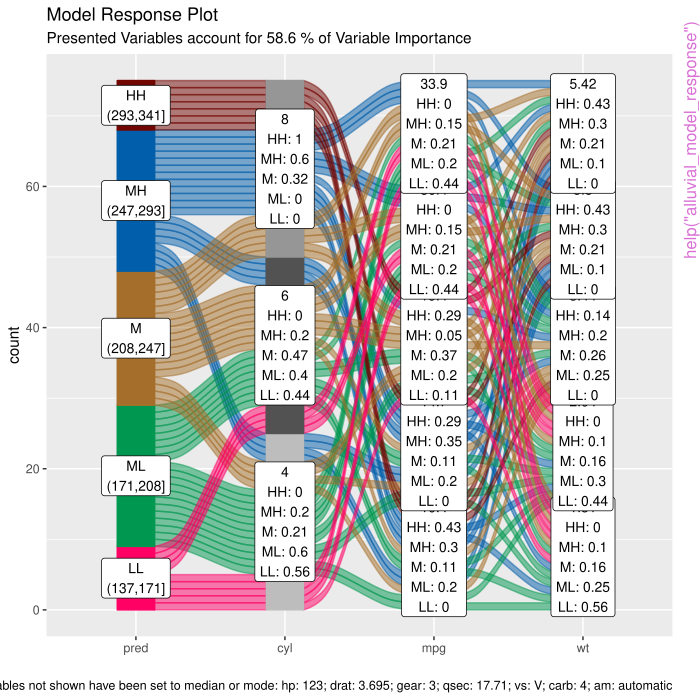

R code for this plot:
pkgname <- "easyalluvial"
source(file.path(R.home("share"), "R", "examples-header.R"))
options(warn = 1)
library('easyalluvial')

base::assign(".oldSearch", base::search(), pos = 'CheckExEnv')
base::assign(".old_wd", base::getwd(), pos = 'CheckExEnv')
cleanEx()
nameEx("add_imp_plot")
### * add_imp_plot

flush(stderr()); flush(stdout())

### Name: add_imp_plot
### Title: add bar plot of important features to model response alluvial
###   plot
### Aliases: add_imp_plot

### ** Examples

## Not run: 
##D df = mtcars2[, ! names(mtcars2) %in% 'ids' ]
##D 
##D train = caret::train( disp ~ .
##D                      , df
##D                      , method = 'rf'
##D                      , trControl = caret::trainControl( method = 'none' )
##D                      , importance = TRUE )
##D 
##D pred_train = caret::predict.train(train, df)
##D 
##D p = alluvial_model_response_caret(train, degree = 4, pred_train = pred_train)
##D 
##D p_grid = add_marginal_histograms(p, data_input = df)
##D 
##D p_grid = add_imp_plot(p_grid, p, data_input = df)
## End(Not run)



cleanEx()
nameEx("add_marginal_histograms")
### * add_marginal_histograms

flush(stderr()); flush(stdout())

### Name: add_marginal_histograms
### Title: add marginal histograms to alluvial plot
### Aliases: add_marginal_histograms

### ** Examples

## Not run: 
##D p = alluvial_wide(mtcars2, max_variables = 3)
##D p_grid = add_marginal_histograms(p, mtcars2)
## End(Not run)



cleanEx()
nameEx("alluvial_long")
### * alluvial_long

flush(stderr()); flush(stdout())

### Name: alluvial_long
### Title: alluvial plot of data in long format
### Aliases: alluvial_long

### ** Examples


## Not run: 
##D  data = quarterly_flights
##D 
##D  alluvial_long( data, key = qu, value = mean_arr_delay, id = tailnum, fill_by = 'last_variable' )
##D 
##D  # more flow coloring variants ------------------------------------
##D 
##D  alluvial_long( data, key = qu, value = mean_arr_delay, id = tailnum, fill_by = 'first_variable' )
##D  alluvial_long( data, key = qu, value = mean_arr_delay, id = tailnum, fill_by = 'all_flows' )
##D  alluvial_long( data, key = qu, value = mean_arr_delay, id = tailnum, fill_by = 'value' )
##D 
##D  # color by additional variable carrier ---------------------------
##D 
##D  alluvial_long( data, key = qu, value = mean_arr_delay, fill = carrier, id = tailnum )
##D 
##D  # use same color coding for flows and y levels -------------------
##D 
##D  palette = c('green3', 'tomato')
##D 
##D  alluvial_long( data, qu, mean_arr_delay, tailnum, fill_by = 'value'
##D                 , col_vector_flow = palette
##D                 , col_vector_value = palette )
##D 
##D 
##D  # reorder levels ------------------------------------------------
##D 
##D  alluvial_long( data, qu, mean_arr_delay, tailnum, fill_by = 'first_variable'
##D                , order_levels_value = c('on_time', 'late') )
##D 
##D  alluvial_long( data, qu, mean_arr_delay, tailnum, fill_by = 'first_variable'
##D                , order_levels_key = c('Q4', 'Q3', 'Q2', 'Q1') )
##D 
##D require(dplyr)
##D require(magrittr)
##D 
##D  order_by_carrier_size = data %>%
##D    group_by(carrier) %>%
##D    count() %>%
##D    arrange( desc(n) ) %>%
##D    .[['carrier']]
##D 
##D  alluvial_long( data, qu, mean_arr_delay, tailnum, carrier
##D                 , order_levels_fill = order_by_carrier_size )
##D 
## End(Not run)



cleanEx()
nameEx("alluvial_model_response")
### * alluvial_model_response

flush(stderr()); flush(stdout())

### Name: alluvial_model_response
### Title: create model response plot
### Aliases: alluvial_model_response

### ** Examples

df = mtcars2[, ! names(mtcars2) %in% 'ids' ]
m = randomForest::randomForest( disp ~ ., df)
imp = m$importance
dspace = get_data_space(df, imp, degree = 3)
pred = predict(m, newdata = dspace)
alluvial_model_response(pred, dspace, imp, degree = 3)

# partial dependency plotting method
## Not run: 
##D  pred = get_pdp_predictions(df, imp
##D                             , .f_predict = randomForest:::predict.randomForest
##D                             , m
##D                             , degree = 3
##D                             , bins = 5)
##D 
##D 
##D  alluvial_model_response(pred, dspace, imp, degree = 3, method = 'pdp')
##D  
## End(Not run)



cleanEx()
nameEx("alluvial_model_response_caret")
### * alluvial_model_response_caret

flush(stderr()); flush(stdout())

### Name: alluvial_model_response_caret
### Title: create model response plot for caret models
### Aliases: alluvial_model_response_caret

### ** Examples


if(check_pkg_installed("caret", raise_error = FALSE)) {
  df = mtcars2[, ! names(mtcars2) %in% 'ids' ]

  train = caret::train( disp ~ .,
                        df,
                        method = 'rf',
                        trControl = caret::trainControl( method = 'none' ),
                        importance = TRUE )

  alluvial_model_response_caret(train, df, degree = 3)
}
# partial dependency plotting method
## Not run: 
##D future::plan("multisession")
##D alluvial_model_response_caret(train, df, degree = 3, method = 'pdp', parallel = TRUE)
##D  
## End(Not run)



cleanEx()
nameEx("alluvial_model_response_parsnip")
### * alluvial_model_response_parsnip

flush(stderr()); flush(stdout())

### Name: alluvial_model_response_parsnip
### Title: create model response plot for parsnip models
### Aliases: alluvial_model_response_parsnip

### ** Examples


if(check_pkg_installed("parsnip", raise_error = FALSE)) {
  df = mtcars2[, ! names(mtcars2) %in% 'ids' ]

  m = parsnip::rand_forest(mode = "regression") %>%
     parsnip::set_engine("randomForest") %>%
     parsnip::fit(disp ~ ., data = df)

  alluvial_model_response_parsnip(m, df, degree = 3)
}
## Not run: 
##D # workflow --------------------------------- 
##D m <- parsnip::rand_forest(mode = "regression") %>%
##D   parsnip::set_engine("randomForest")
##D 
##D rec_prep = recipes::recipe(disp ~ ., df) %>%
##D   recipes::prep()
##D 
##D wf <- workflows::workflow() %>%
##D   workflows::add_model(m) %>%
##D   workflows::add_recipe(rec_prep) %>%
##D   parsnip::fit(df)
##D 
##D alluvial_model_response_parsnip(wf, df, degree = 3)
##D 
##D # partial dependence plotting method -----
##D future::plan("multisession")
##D alluvial_model_response_parsnip(m, df, degree = 3, method = 'pdp', parallel = TRUE)
## End(Not run)



cleanEx()
nameEx("alluvial_wide")
### * alluvial_wide

flush(stderr()); flush(stdout())

### Name: alluvial_wide
### Title: alluvial plot of data in wide format
### Aliases: alluvial_wide

### ** Examples

## Not run: 
##D alluvial_wide( data = mtcars2, id = ids
##D                 , max_variables = 3
##D                 , fill_by = 'first_variable' )#'
##D # more coloring variants----------------------
##D alluvial_wide( data = mtcars2, id = ids
##D                 , max_variables = 5
##D                 , fill_by = 'last_variable' )
##D 
##D alluvial_wide( data = mtcars2, id = ids
##D                 , max_variables = 5
##D                 , fill_by = 'all_flows' )
##D 
##D alluvial_wide( data = mtcars2, id = ids
##D                 , max_variables = 5
##D                 , fill_by = 'first_variable' )
##D 
##D # manually order variable values and colour by stratum value
##D 
##D alluvial_wide( data = mtcars2, id = ids
##D                  , max_variables = 5
##D                  , fill_by = 'values'
##D                  , order_levels = c('4', '8', '6') )
## End(Not run)



cleanEx()
nameEx("check_pkg_installed")
### * check_pkg_installed

flush(stderr()); flush(stdout())

### Name: check_pkg_installed
### Title: check if package is installed
### Aliases: check_pkg_installed

### ** Examples

check_pkg_installed("easyalluvial")



cleanEx()
nameEx("get_data_space")
### * get_data_space

flush(stderr()); flush(stdout())

### Name: get_data_space
### Title: calculate data space
### Aliases: get_data_space

### ** Examples

df = mtcars2[, ! names(mtcars2) %in% 'ids' ]
m = randomForest::randomForest( disp ~ ., df)
imp = m$importance
dspace = get_data_space(df, imp)



cleanEx()
nameEx("get_pdp_predictions")
### * get_pdp_predictions

flush(stderr()); flush(stdout())

### Name: get_pdp_predictions
### Title: get predictions compatible with the partial dependence plotting
###   method
### Aliases: get_pdp_predictions

### ** Examples

 df = mtcars2[, ! names(mtcars2) %in% 'ids' ]
 m = randomForest::randomForest( disp ~ ., df)
 imp = m$importance

 pred = get_pdp_predictions(df, imp
                            , m
                            , degree = 3
                            , bins = 5)

# parallel processing --------------------------
## Not run: 
##D  future::plan("multisession")
##D  
##D  # note that we have to pass the predict method via .f_predict otherwise
##D  # it will not be available in the worker's environment.
##D  
##D  pred = get_pdp_predictions(df, imp
##D                             , m
##D                             , degree = 3
##D                             , bins = 5,
##D                             , parallel = TRUE
##D                             , .f_predict = randomForest:::predict.randomForest)
## End(Not run)



cleanEx()
nameEx("manip_bin_numerics")
### * manip_bin_numerics

flush(stderr()); flush(stdout())

### Name: manip_bin_numerics
### Title: bin numerical columns
### Aliases: manip_bin_numerics

### ** Examples

summary( mtcars2 )
summary( manip_bin_numerics(mtcars2) )
summary( manip_bin_numerics(mtcars2, bin_labels = 'mean'))
summary( manip_bin_numerics(mtcars2, bin_labels = 'cuts'
  , scale = FALSE, center = FALSE, transform = FALSE))



cleanEx()
nameEx("manip_factor_2_numeric")
### * manip_factor_2_numeric

flush(stderr()); flush(stdout())

### Name: manip_factor_2_numeric
### Title: converts factor to numeric preserving numeric levels and order
###   in character levels.
### Aliases: manip_factor_2_numeric

### ** Examples

fac_num = factor( c(1,3,8) )
fac_chr = factor( c('foo','bar') )
fac_chr_ordered = factor( c('a','b','c'), ordered = TRUE )

manip_factor_2_numeric( fac_num )
manip_factor_2_numeric( fac_chr )
manip_factor_2_numeric( fac_chr_ordered )
# does not work for decimal numbers
manip_factor_2_numeric(factor(c("A12", "B55", "10e4")))
manip_factor_2_numeric(factor(c("1.56", "4.56", "8.4")))



cleanEx()
nameEx("palette_filter")
### * palette_filter

flush(stderr()); flush(stdout())

### Name: palette_filter
### Title: color filters for any vector of hex color values
### Aliases: palette_filter

### ** Examples


require(magrittr)

palette_qualitative() %>%
  palette_filter(thresh_similar = 0) %>%
  palette_plot_intensity()

## Not run: 
##D # more examples---------------------------
##D 
##D palette_qualitative() %>%
##D   palette_filter(thresh_similar = 25) %>%
##D   palette_plot_intensity()
##D 
##D palette_qualitative() %>%
##D   palette_filter(thresh_similar = 0, blues = FALSE) %>%
##D   palette_plot_intensity()
## End(Not run)



cleanEx()
nameEx("palette_increase_length")
### * palette_increase_length

flush(stderr()); flush(stdout())

### Name: palette_increase_length
### Title: increases length of palette by repeating colours
### Aliases: palette_increase_length

### ** Examples


require(magrittr)

length(palette_qualitative())

palette_qualitative() %>%
  palette_increase_length(100) %>%
  length()



cleanEx()
nameEx("palette_plot_intensity")
### * palette_plot_intensity

flush(stderr()); flush(stdout())

### Name: palette_plot_intensity
### Title: plot colour intensity of palette
### Aliases: palette_plot_intensity

### ** Examples

## Not run: 
##D if(interactive()){
##D palette_qualitative() %>%
##D   palette_filter( thresh = 25) %>%
##D   palette_plot_intensity()
##D  }
## End(Not run)



cleanEx()
nameEx("palette_plot_rgp")
### * palette_plot_rgp

flush(stderr()); flush(stdout())

### Name: palette_plot_rgp
### Title: plot rgb values of palette
### Aliases: palette_plot_rgp

### ** Examples

## Not run: 
##D if(interactive()){
##D palette_qualitative() %>%
##D   palette_filter( thresh = 50) %>%
##D   palette_plot_rgp()
##D  }
## End(Not run)



cleanEx()
nameEx("palette_qualitative")
### * palette_qualitative

flush(stderr()); flush(stdout())

### Name: palette_qualitative
### Title: compose palette from qualitative RColorBrewer palettes
### Aliases: palette_qualitative

### ** Examples

palette_qualitative()



cleanEx()
nameEx("plot_all_hists")
### * plot_all_hists

flush(stderr()); flush(stdout())

### Name: plot_all_hists
### Title: plot marginal histograms of alluvial plot
### Aliases: plot_all_hists

### ** Examples

## Not run: 
##D p = alluvial_wide(mtcars2, max_variables = 3)
##D plot_all_hists(p, mtcars2)
## End(Not run)



cleanEx()
nameEx("plot_condensation")
### * plot_condensation

flush(stderr()); flush(stdout())

### Name: plot_condensation
### Title: Plot dataframe condensation potential
### Aliases: plot_condensation

### ** Examples


 plot_condensation(mtcars2)

 plot_condensation(mtcars2, first = 'disp')




cleanEx()
nameEx("plot_imp")
### * plot_imp

flush(stderr()); flush(stdout())

### Name: plot_imp
### Title: plot feature importance
### Aliases: plot_imp

### ** Examples

## Not run: 
##D df = mtcars2[, ! names(mtcars2) %in% 'ids' ]
##D 
##D train = caret::train( disp ~ .
##D                      , df
##D                      , method = 'rf'
##D                      , trControl = caret::trainControl( method = 'none' )
##D                      , importance = TRUE )
##D 
##D pred_train = caret::predict.train(train, df)
##D 
##D p = alluvial_model_response_caret(train, degree = 3, pred_train = pred_train)
##D 
##D plot_imp(p, mtcars2)
##D 
## End(Not run)



cleanEx()
nameEx("tidy_imp")
### * tidy_imp

flush(stderr()); flush(stdout())

### Name: tidy_imp
### Title: tidy up dataframe containing model feature importance
### Aliases: tidy_imp

### ** Examples

# randomforest
df = mtcars2[, ! names(mtcars2) %in% 'ids' ]
m = randomForest::randomForest( disp ~ ., df)
imp = m$importance
tidy_imp(imp, df)




### * <FOOTER>
###
cleanEx()
options(digits = 7L)
base::cat("Time elapsed: ", proc.time() - base::get("ptime", pos = 'CheckExEnv'),"\n")
grDevices::dev.off()
###
### Local variables: ***
### mode: outline-minor ***
### outline-regexp: "\\(> \\)?### [*]+" ***
### End: ***
quit('no')
